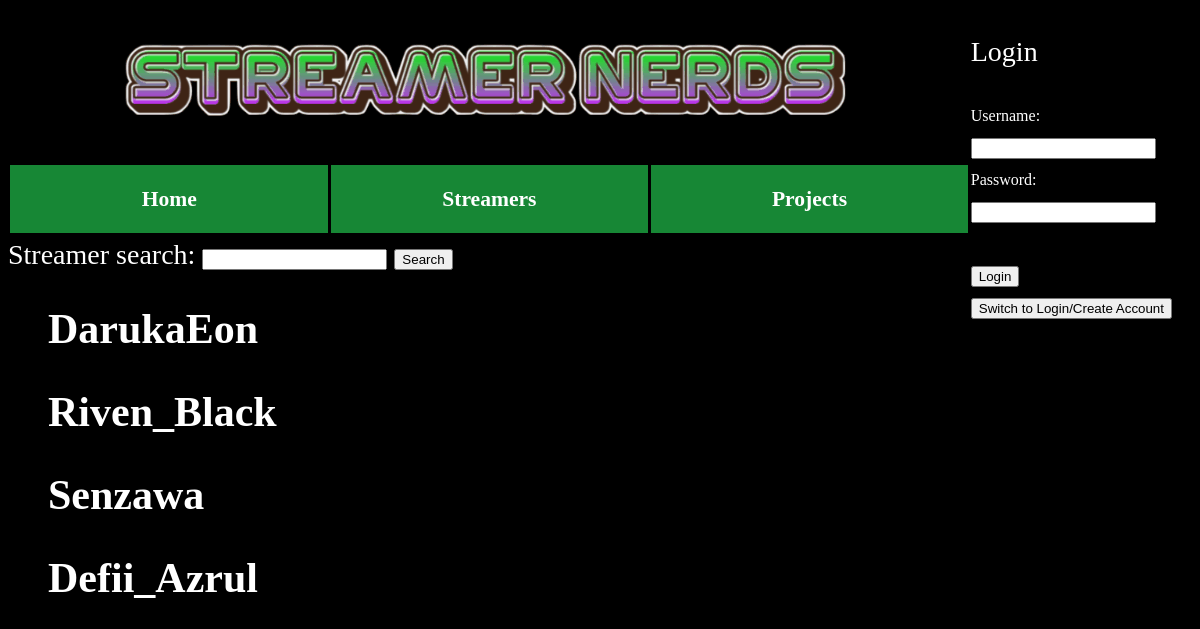
/Webpages/streamers.php, run on the app's committed database.
### tables this page shows
CREATE TABLE Streamers (
    streamer_id INT AUTO_INCREMENT PRIMARY KEY,
    name VARCHAR(100) NOT NULL UNIQUE,  
    platform_id INT,   
    medium_id INT,
    website VARCHAR(255),  
    FOREIGN KEY (medium_id) REFERENCES `Mediums`(medium_id),
    FOREIGN KEY (platform_id) REFERENCES Platforms(platform_id)  
);

### Webpages/streamer_searchbar.php (the view, shortened to what this page needs)
<form id="search-form" method="GET" action="">
    <label for="streamer">Streamer search:</label>
    <input type="text" name="streamer" value="">
    <input type="submit" value="Search">
</form>
<ul>
    <?php
    include 'db_connection.php';
    if (isset($_GET['streamer']) && !empty($_GET['streamer'])) {
        $streamer = $connection->real_escape_string($_GET['streamer']);
        $sql = "SELECT * FROM streamers WHERE name LIKE '%$streamer%'";
        echo "Searching for Streamer: " . htmlspecialchars($streamer) . "<br><br>";
    } else {
        $sql = "SELECT * FROM streamers";
    }
    $result = $connection->query($sql);
    if ($result->num_rows > 0) {
        while ($row = $result->fetch_assoc()) {
            echo "<h2>" . htmlspecialchars($row["name"]);
            echo "</h2>";
        }
    } else {
        echo "0 results";
    }
    ?>
</ul>

### Webpages/style.css (style rules this page uses)
html, body { height: 95%; }
body { font-size: 28px; text-align: left; font-family: Blogger Sans; background-color: #000000; color: white; background-image: url("./../Media/Images/GreenGlitterBackground2.gif"); background-size: 1920px auto; background-attachment: fixed; background-repeat: no-repeat; background-position: bottom; transition: background 0.5s; }

### data on the page
streamers: name "DarukaEon"
streamers: name "Riven_Black"
streamers: name "Senzawa"
streamers: name "Defii_Azrul"
